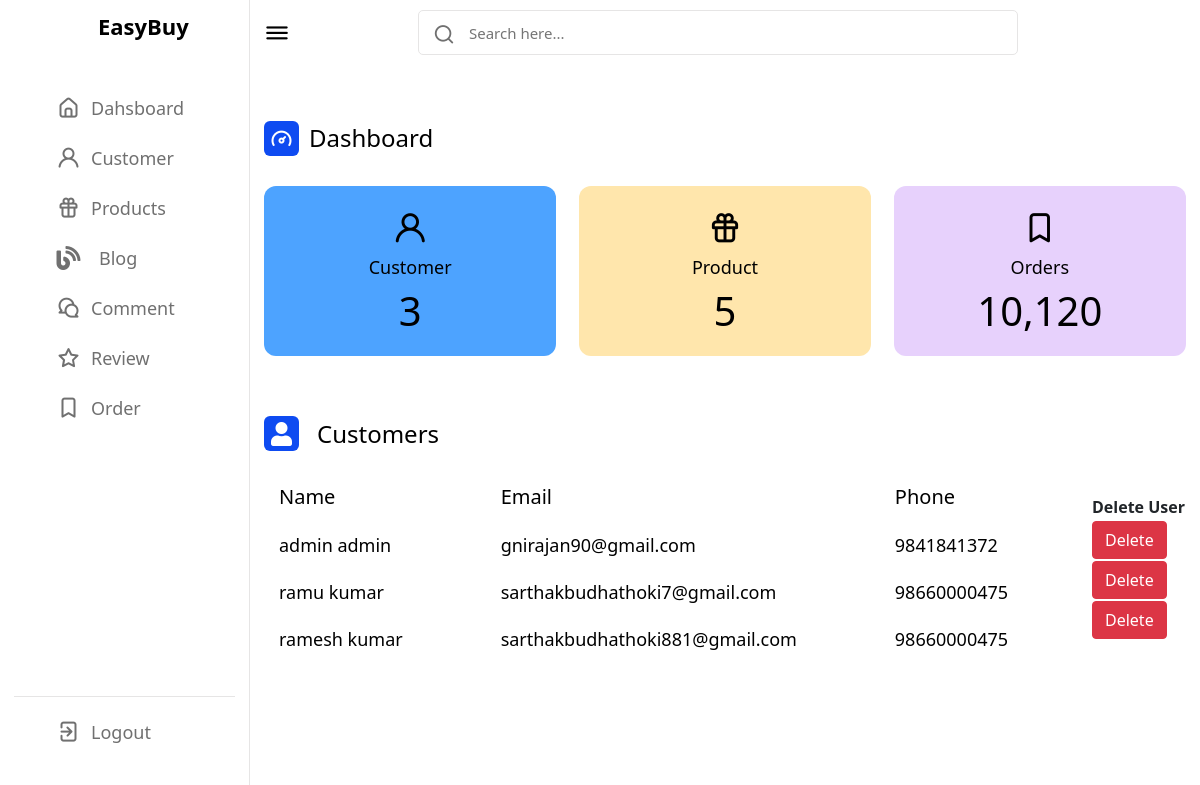
Screenshot of /home/view-customer with the database file from the repository.
### Home/models.py (models this page shows, shortened)
class Customer(models.Model):
    id=models.AutoField(auto_created=True,primary_key=True)
    user = models.OneToOneField(User,null=True, on_delete=models.CASCADE)
    first_name = models.CharField(max_length=50)
    last_name = models.CharField(max_length=50)
    phone = models.CharField(max_length=15)
    email = models.EmailField()
    password = models.CharField(max_length=500)

### Home/views.py (the view)
# urls.py: path('view-customer', views.view_customer, name='view-customer'),
def view_customer(request):
    User = get_user_model()
    user_data = Customer.objects.all()
    usercount = Customer.objects.all().count()
    productcount = Product.objects.all().count()
    data = {
        'usercount':usercount,
        'productcount':productcount,
        'Customer':user_data
    }
    return render(request,'admin/view_customer.html',data)

### templates/admin/view_customer.html (shortened to what this page needs)
{% extends 'admin/admindashboard.html' %}
{% block content %}
{% load static %}
<div class="activity">
    <div class="title">
        <i class="fas fa-user me-2">    </i>
        <span class="text">Customers</span>
    </div>
    <div class="activity-data">
        <div class="data names">
            <span class="data-title">Name</span>
            {% for c in Customer %}
            <span class="data-list">{{c.first_name}} {{c.last_name}}</span>
            {% endfor %}
        </div>
        <div class="data email">
            <span class="data-title">Email</span>
            {% for c in Customer %}
            <span class="data-list">{{c.email}}</span>
            {% endfor %}
        </div>
        <div class="data joined">
            <span class="data-title">Phone</span>
            {% for c in Customer %}
            <span class="data-list">{{c.phone}}</span>
            {% endfor %}
        </div>
        <table>
            <thead>
                <tr>
                    <th>Delete User</th>
                </tr>
            </thead>
            {% for c in Customer %}
            <tr>
                <td><a class="btn btn-danger btn-xs" href="/delete_customer/{{c.id}}">Delete</a></td>
            {% endfor %}
            </tr>
        </table>
    </div>
</div>
</div>
{%endblock content%}

### static/css/admindashboard.css (style rules this page uses)
:root { --primary-color: #0E4BF1; --panel-color: #FFF; --text-color: #000; --black-light-color: #707070; --border-color: #e6e5e5; --toggle-color: #DDD; --box1-color: #4DA3FF; --box2-color: #FFE6AC; --box3-color: #E7D1FC; --title-icon-color: #fff; --tran-05: all 0.5s ease; --tran-03: all 0.3s ease; --tran-03: all 0.2s ease; }
.dash-content .title { display: flex; align-items: center; margin: 60px 0 30px 0; }
.dash-content .title i { position: relative; height: 35px; width: 35px; background-color: var(--primary-color); border-radius: 6px; color: var(--title-icon-color); display: flex; align-items: center; justify-content: center; font-size: 24px; }
.dash-content .title .text { font-size: 24px; font-weight: 500; color: var(--text-color); margin-left: 10px; }
.dash-content .activity .activity-data { display: flex; justify-content: space-between; align-items: center; width: 100%; }
.activity .activity-data { display: flex; }
.activity-data .data { display: flex; flex-direction: column; margin: 0 15px; }
.activity-data .data-title { font-size: 20px; font-weight: 500; color: var(--text-color); }
.activity-data .data .data-list { font-size: 18px; font-weight: 400; margin-top: 20px; white-space: nowrap; color: var(--text-color); }

### rows the page displays
Customer: first_name "admin", last_name "admin", email "gnirajan90@gmail.com", phone "9841841372"
Customer: first_name "ramu", last_name "kumar", email "sarthakbudhathoki7@gmail.com", phone "98660000475"
Customer: first_name "ramesh", last_name "kumar", email "sarthakbudhathoki881@gmail.com", phone "98660000475"

### other values shown
{{ usercount }} "3"
{{ productcount }} "5"
